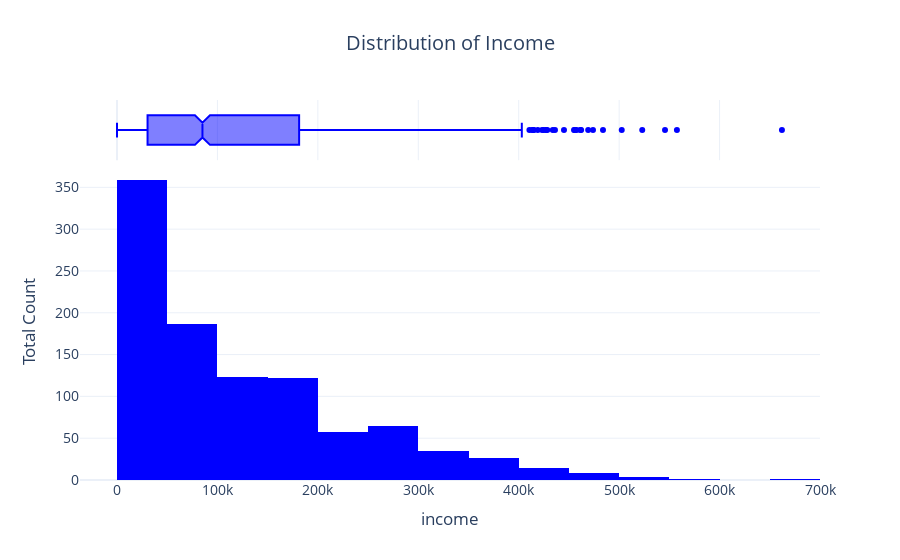

Notebook code cell kept with this figure:
### Markdown cell above
## Histogram
we will see the distribution of values of  Income ,saving and debt

### Code cell
#'INCOME', 'SAVINGS', 'DEBT'
fig1=px.histogram(data,x="INCOME",nbins=20,title="Distribution of Income",
                 labels={"INCOME":"Income","count":"count"},
                 color_discrete_sequence=["blue"],
                 marginal="box",template="plotly_white")


fig1.update_layout(
    xaxis_title="income",
    yaxis_title="Total Count",
    title_x=0.5,   # title center
    font=dict(size=14) 
)


fig1.show()

### Figure 1 — Plotly figure (JSON) as saved in the notebook; plotly's stock layout.template omitted (floating-point values rounded to 4 significant figures; data arrays with more than 128 entries replaced by an {"elided": "..."} marker saying what was removed)
{"data": [{"bingroup": "x", "hovertemplate": "Income=%{x}<br>count=%{y}<extra></extra>", "legendgroup": "", "marker": {"color": "blue", "pattern": {"shape": ""}}, "name": "", "nbinsx": 20, "orientation": "v", "showlegend": false, "type": "histogram", "x": {"elided": "1000 int values"}, "xaxis": "x", "yaxis": "y"}, {"hovertemplate": "Income=%{x}<extra></extra>", "legendgroup": "", "marker": {"color": "blue"}, "name": "", "notched": true, "showlegend": false, "type": "box", "x": {"elided": "1000 int values"}, "xaxis": "x2", "yaxis": "y2"}], "layout": {"barmode": "relative", "font": {"size": 14}, "legend": {"tracegroupgap": 0}, "title": {"text": "Distribution of Income", "x": 0.5}, "xaxis": {"anchor": "y", "domain": [0, 1], "title": {"text": "income"}}, "xaxis2": {"anchor": "y2", "domain": [0, 1], "matches": "x", "showgrid": true, "showticklabels": false}, "yaxis": {"anchor": "x", "domain": [0, 0.8316], "title": {"text": "Total Count"}}, "yaxis2": {"anchor": "x2", "domain": [0.8416, 1], "matches": "y2", "showgrid": false, "showline": false, "showticklabels": false, "ticks": ""}}}
